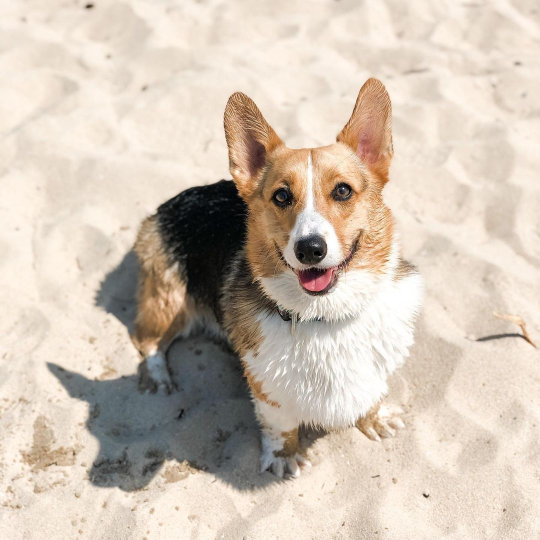
#> input picture Images/Raw/dog.jpg, 1080 x 1079 px (shown at 1/2 size); the run also reads 1 picture not shown here
$ python Drawing.py
#> lines starting #> are read from the running program, lines starting #| are printed output that depends on the picture; after the words box and inside, x2 and y2 are one past the last pixel; in counts of white or black regions, pixels touching at a corner belong together

import cv2
import matplotlib
import numpy as np
import matplotlib.pyplot as plt


class MainAI:
    def __init__(self):
        self.origin_img = cv2.imread('../Images/Raw/dog.jpg', cv2.IMREAD_COLOR)
#> self.origin_img is the input picture: shape (1079, 1080, 3); mean B, G, R 181.5, 195.6, 209.1
        self.mask_img = cv2.imread('../Images/Mask/DogMask.jpg', cv2.IMREAD_GRAYSCALE)
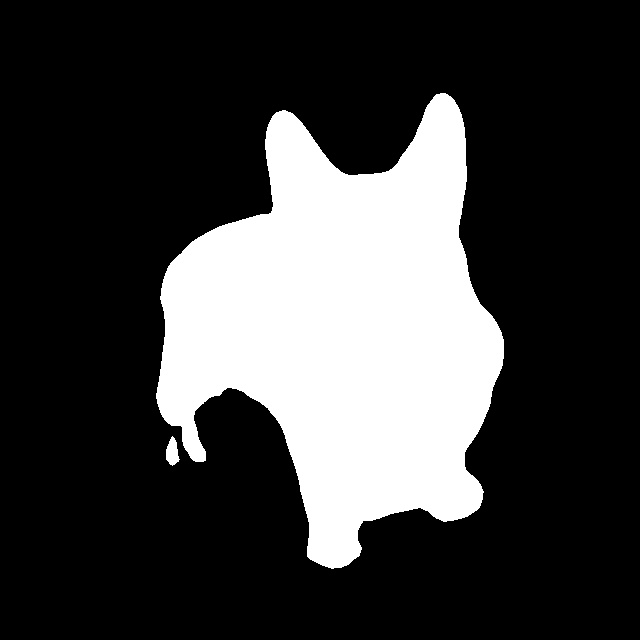
#> input picture Images/Mask/DogMask.jpg, 640 x 640 px
#> self.mask_img is the input picture: shape (640, 640); min 0, max 255, mean 61.1
        self.background_img = cv2.imread('../Images/Background/Background-white.jpg', cv2.IMREAD_COLOR)
        self.masking = ImageMasking()
        self.drawing = PetDrawing()
        self.masked_img = None


    def set_mask_img(self):
        self.masked_img = self.masking.mask_img(self.origin_img, self.mask_img, self.background_img)


    def main(self):
        self.set_mask_img()

        # result_img = self.drawing.k_mean_method(self.masked_img, 36, 1)
        # result_img = self.drawing.cartoon_method(self.masked_img)
        result_img = self.drawing.canny_method(self.masked_img)


        cv2.imshow('result image', result_img)
        cv2.imwrite('test.png', result_img)
        cv2.waitKey()


class ImageMasking:
    def mask_img(self, o_img, m_img, b_img):
        p_origin_img = self.resize_img(o_img)
        p_mask_img = self.resize_img(m_img)
        p_background_img = self.resize_img(b_img)
#> in resize_img (call 3), `return cv2.resize(img, dsize=(640, 640), interpolation=cv2.INTER_AREA)`: returned value: shape (640, 640, 3); every value is 255
        r, p_mask_image = cv2.threshold(p_mask_img, 168, 255, cv2.THRESH_BINARY)
        result_image = cv2.copyTo(p_origin_img, p_mask_image,p_background_img)
        return result_image


    def mask_transparent(self, img):
        result_image = cv2.cvtColor(img, cv2.COLOR_BGR2BGRA)
        result_image[:, :, 3] = img
        return result_image


    def resize_img(self, img):
        return cv2.resize(img, dsize=(640, 640), interpolation=cv2.INTER_AREA)


    def subtrack_img(self, o_img, m_img):
        result_img = cv2.subtract(o_img, m_img)
        return result_img


class PetDrawing:
    def __init__(self):
        self.img = None
        self.blur = 2


    def k_mean_method(self, image, clusters, rounds):
        height, width = image.shape[:2]
        samples = np.zeros([height * width, 3], dtype=np.float32)

        count = 0
        for x in range(height):

            for y in range(width):
                samples[count] = image[x][y]
                count += 1

        compactness, labels, centers = cv2.kmeans(
            samples,
            clusters,
            None,
            criteria=(cv2.TERM_CRITERIA_EPS + cv2.TERM_CRITERIA_MAX_ITER,10000,0.0001),
            attempts=rounds,
            flags=cv2.KMEANS_PP_CENTERS
        )

        centers = np.uint8(centers)
        res = centers[labels.flatten()]

        result_img = res.reshape(image.shape)

        result_img = cv2.GaussianBlur(result_img, (9, 9), 0)
        return result_img


    def contour_image(self, img):

        blue, green, red = cv2.split(img)

        contours, hierarchy = cv2.findContours(image=img, mode=cv2.RETR_TREE, method=cv2.CHAIN_APPROX_NONE)
        cnt = contours[0]
        cv2.drawContours(img, [cnt], 0, (0, 255, 0), 3)
        return img


    def cartoon_method(self, img):
        edge_img = self.detect_edge(img)
        color = cv2.bilateralFilter(img, 9, 250, 250)
        cartoon_img = cv2.bitwise_and(color, color, mask=edge_img)
        return cartoon_img


    def canny_method(self, img):

        edge_img = self.process_image(img, 2)
        edge_img = self.white_to_transparent(edge_img)

        k_mean_img = self.k_mean_method(img, 16, 1)

        added_img = self.overlay_transparent(k_mean_img, edge_img, 0, 0)

        contour_img = self.process_image(added_img, 1)
        contour_img = self.white_to_transparent(contour_img)

        result_img = self.overlay_transparent(added_img, contour_img, 0, 0)
        # result_img = self.contour_image(result_img)

        vivid_img = self.vivid_image(added_img)
        return vivid_img


    def detect_edge(self, img):
        gray = cv2.cvtColor(img, cv2.COLOR_BGR2GRAY)
        gray = cv2.medianBlur(gray, 5)
        edges = cv2.adaptiveThreshold(gray, 255, cv2.ADAPTIVE_THRESH_MEAN_C, cv2.THRESH_BINARY, 9, 9)
        return edges


    def process_image(self, img, blur):
        gray = cv2.cvtColor(img, cv2.COLOR_BGRA2GRAY)
        if blur == 2:
            gray = cv2.GaussianBlur(gray, (9, 9), 0)
            canny = cv2.Canny(gray, 50, 100)

        elif blur == 1:
            gray = cv2.GaussianBlur(gray, (9, 9), 0)
            canny = cv2.Canny(gray, 100, 400)
            kernel = np.ones((5, 5), np.uint8)
            canny = cv2.dilate(canny, kernel, iterations=1)
        else:
            canny = cv2.Canny(gray, 50, 75)

        # canny = self.rescale(canny, self.pseudoDim)


        r, dil_img = cv2.threshold(canny, 50, 255, cv2.THRESH_BINARY_INV)

        result_img = cv2.cvtColor(dil_img, cv2.COLOR_GRAY2BGR)
        return result_img


    def vivid_image(self, img):

        # CLAHE (Contrast Limited Adaptive Histogram Equalization)
        clahe = cv2.createCLAHE(clipLimit=5., tileGridSize=(3, 3
                                                            ))

        lab = cv2.cvtColor(img, cv2.COLOR_BGR2LAB)  # convert from BGR to LAB color space
        l, a, b = cv2.split(lab)  # split on 3 different channels

        l2 = clahe.apply(l)  # apply CLAHE to the L-channel

        lab = cv2.merge((l2, a, b))  # merge channels
        result_img = cv2.cvtColor(lab, cv2.COLOR_LAB2BGR)  # convert from LAB to BGR

        return result_img


    def overlay_transparent(self, background_img, img_to_overlay_t, x, y, overlay_size=None):
        """
        @brief      Overlays a transparant PNG onto another image using CV2

        @param      background_img    The background image
        @param      img_to_overlay_t  The transparent image to overlay (has alpha channel)
        @param      x                 x location to place the top-left corner of our overlay
        @param      y                 y location to place the top-left corner of our overlay
        @param      overlay_size      The size to scale our overlay to (tuple), no scaling if None

        @return     Background image with overlay on top
        """

        bg_img = background_img.copy()

        if overlay_size is not None:
            img_to_overlay_t = cv2.resize(img_to_overlay_t.copy(), overlay_size)

        # Extract the alpha mask of the RGBA image, convert to RGB
        b, g, r, a = cv2.split(img_to_overlay_t)
        overlay_color = cv2.merge((b, g, r))

        # Apply some simple filtering to remove edge noise
        mask = cv2.medianBlur(a, 1)

        h, w, _ = overlay_color.shape
        roi = bg_img[y:y + h, x:x + w]

        # Black-out the area behind the logo in our original ROI
        img1_bg = cv2.bitwise_and(roi.copy(), roi.copy(), mask=cv2.bitwise_not(mask))

        # Mask out the logo from the logo image.
        img2_fg = cv2.bitwise_and(overlay_color, overlay_color, mask=mask)

        # Update the original image with our new ROI
        bg_img[y:y + h, x:x + w] = cv2.add(img1_bg, img2_fg)

        return bg_img

    def overlay_image(self, img1, img2):
        img1 = cv2.cvtColor(img1, cv2.COLOR_BGR2BGRA)
        print(img1.shape)
        print(img2.shape)
        ol_img = cv2.addWeighted(img1, 1, img2, 0.5, 0)
        return ol_img

    def white_to_transparent(self, img):

        # get the image dimensions (height, width and channels)

        h, w, c = img.shape

        # append Alpha channel -- required for BGRA (Blue, Green, Red, Alpha)
        alpha_img = np.concatenate([img, np.full((h, w, 1), 255, dtype=np.uint8)], axis=-1)

        # create a mask where white pixels ([255, 255, 255]) are True
        white = np.all(img == [255, 255, 255], axis=-1)

        # change the values of Alpha to 0 for all the white pixels
        alpha_img[white, -1] = 0

        # save the image
        return alpha_img


main = MainAI()
main.main()
#> in mask_img, `r, p_mask_image = cv2.threshold(p_mask_img, 168, 255, cv2.THRESH_BINARY)`: p_mask_image: shape (640, 640); 24% white; 2 white regions, box (x1, y1, x2, y2) and area: (156, 93, 504, 569) 97891, (166, 436, 180, 466) 271
#> in mask_img, `result_image = cv2.copyTo(p_origin_img, p_mask_image,p_background_img)`:
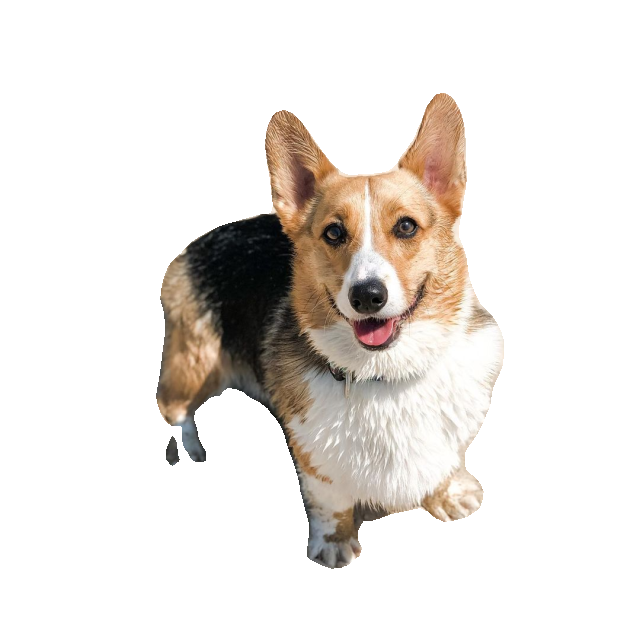
#> result_image: shape (640, 640, 3); mean B, G, R 224.7, 228.8, 233.4
#> in process_image, `canny = cv2.Canny(gray, 50, 100)`:
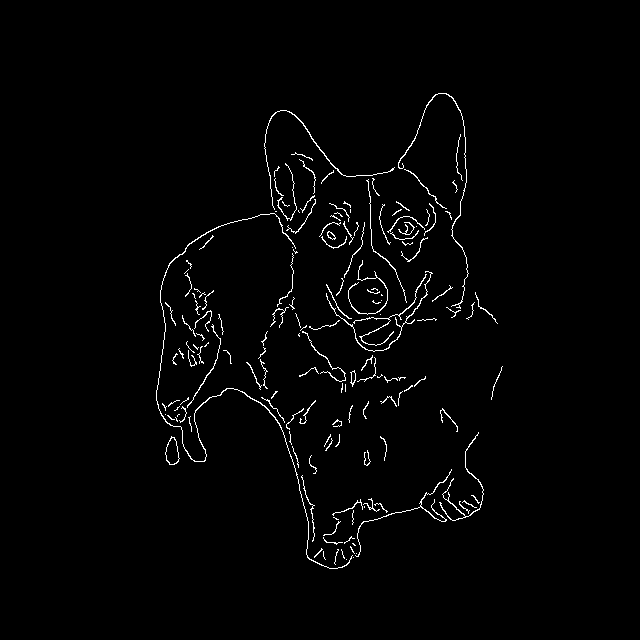
#> canny: shape (640, 640); 1.6% white in thin lines or dots, all inside (x1, y1, x2, y2) = (156, 93, 503, 569)
#> in white_to_transparent, `alpha_img = np.concatenate([img, np.full((h, w, 1), 255, dtype=np.uint..`:
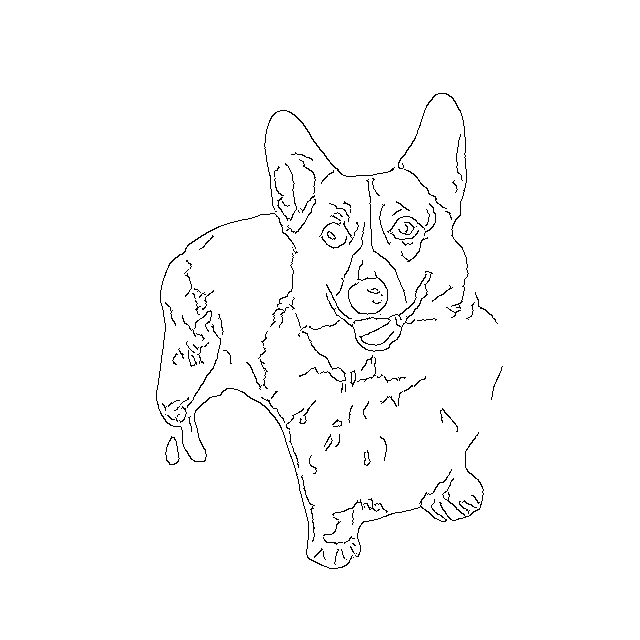
#> alpha_img: shape (640, 640, 4); mean B, G, R, A 250.8, 250.8, 250.8, 255
#> after the loop in k_mean_method, `for x in range(height):`: count = 409600
#> in k_mean_method, `compactness, labels, centers = cv2.kmeans( samples, clusters, None, cr..`: compactness = 25126051.3; centers = 16 rows, first 8: [13.28, 13.3, 11.46], [255.7, 255.7, 255.8], [133.9, 172.5, 217.6], [68.29, 86.86, 107.5], [163.5, 197.9, 235], [142, 153, 162], [34.71, 38.3, 42.99], [89.07, 126.9, 173.1]
#> in k_mean_method, `centers = np.uint8(centers)`: centers = 16 rows, first 8: [13, 13, 11], [255, 255, 255], [133, 172, 217], [68, 86, 107], [163, 197, 234], [141, 152, 161], [34, 38, 42], [89, 126, 173]
#> in overlay_transparent, `img2_fg = cv2.bitwise_and(overlay_color, overlay_color, mask=mask)`: img2_fg: shape (640, 640, 3); every value is 0
#> call 2 of process_image, with blur = 1
#> in process_image (call 2), `gray = cv2.GaussianBlur(gray, (9, 9), 0)`:
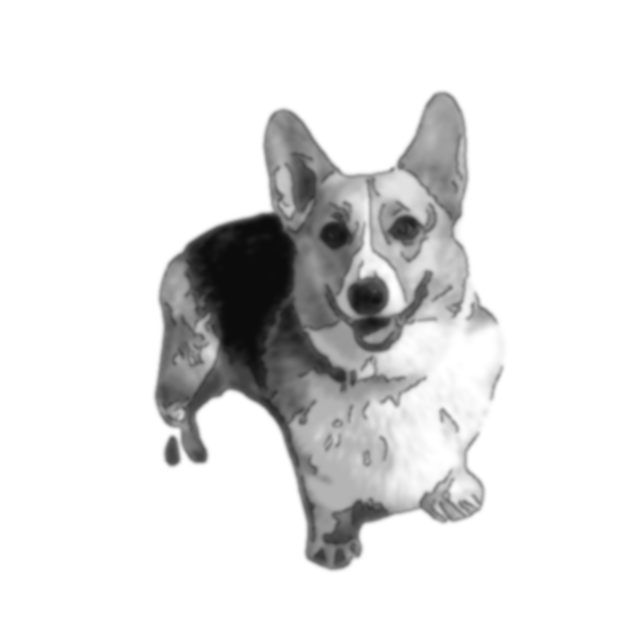
#> gray: shape (640, 640); min 12, max 255, mean 227.1
#> in process_image (call 2), `canny = cv2.Canny(gray, 100, 400)`: canny: shape (640, 640); 0.31% white in thin lines or dots, all inside (x1, y1, x2, y2) = (155, 210, 485, 570)
#> in process_image (call 2), `canny = cv2.dilate(canny, kernel, iterations=1)`: canny: shape (640, 640); 1.7% white; 1 white region, box (x1, y1, x2, y2) and area: (153, 208, 487, 572) 6809
#> in vivid_image, `lab = cv2.cvtColor(img, cv2.COLOR_BGR2LAB)`: lab: shape (640, 640, 3); mean of channels 0, 1, 2 228.2, 129, 130.6
#> in vivid_image, `l, a, b = cv2.split(lab)`:
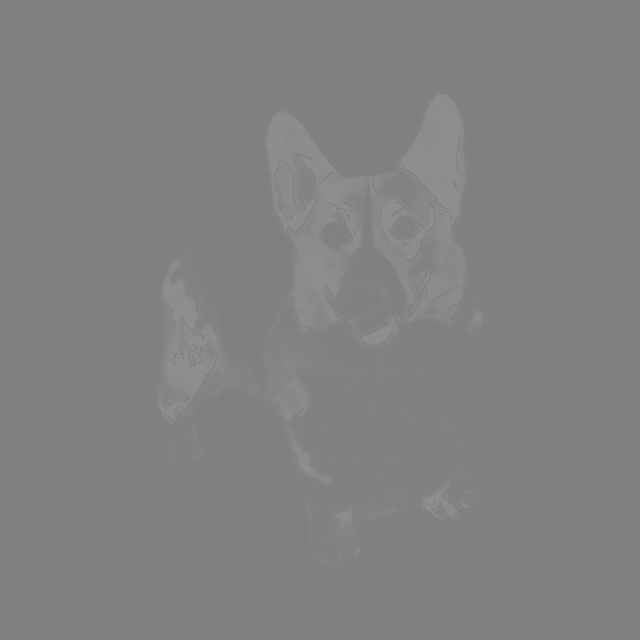
#> a: shape (640, 640); min 126, max 143, mean 129
#> in vivid_image, `lab = cv2.merge((l2, a, b))`: lab: shape (640, 640, 3); mean of channels 0, 1, 2 225.6, 129, 130.6
#> in vivid_image, `result_img = cv2.cvtColor(lab, cv2.COLOR_LAB2BGR)`:
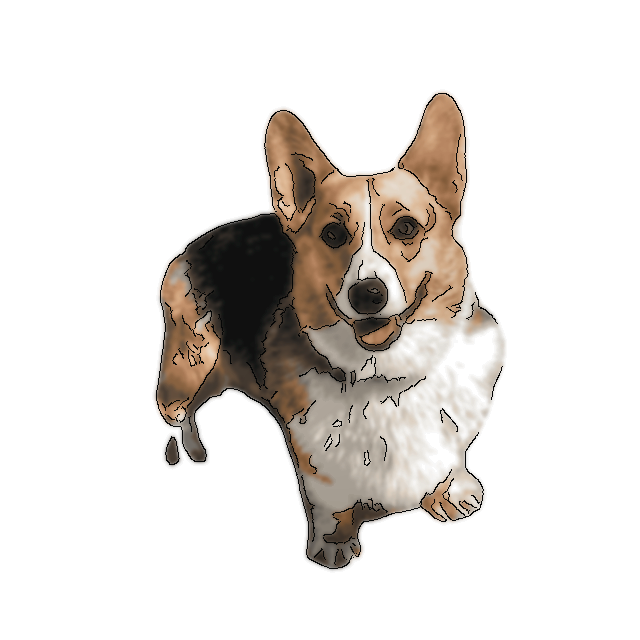
#> result_img: shape (640, 640, 3); mean B, G, R 220, 223.7, 227.8
